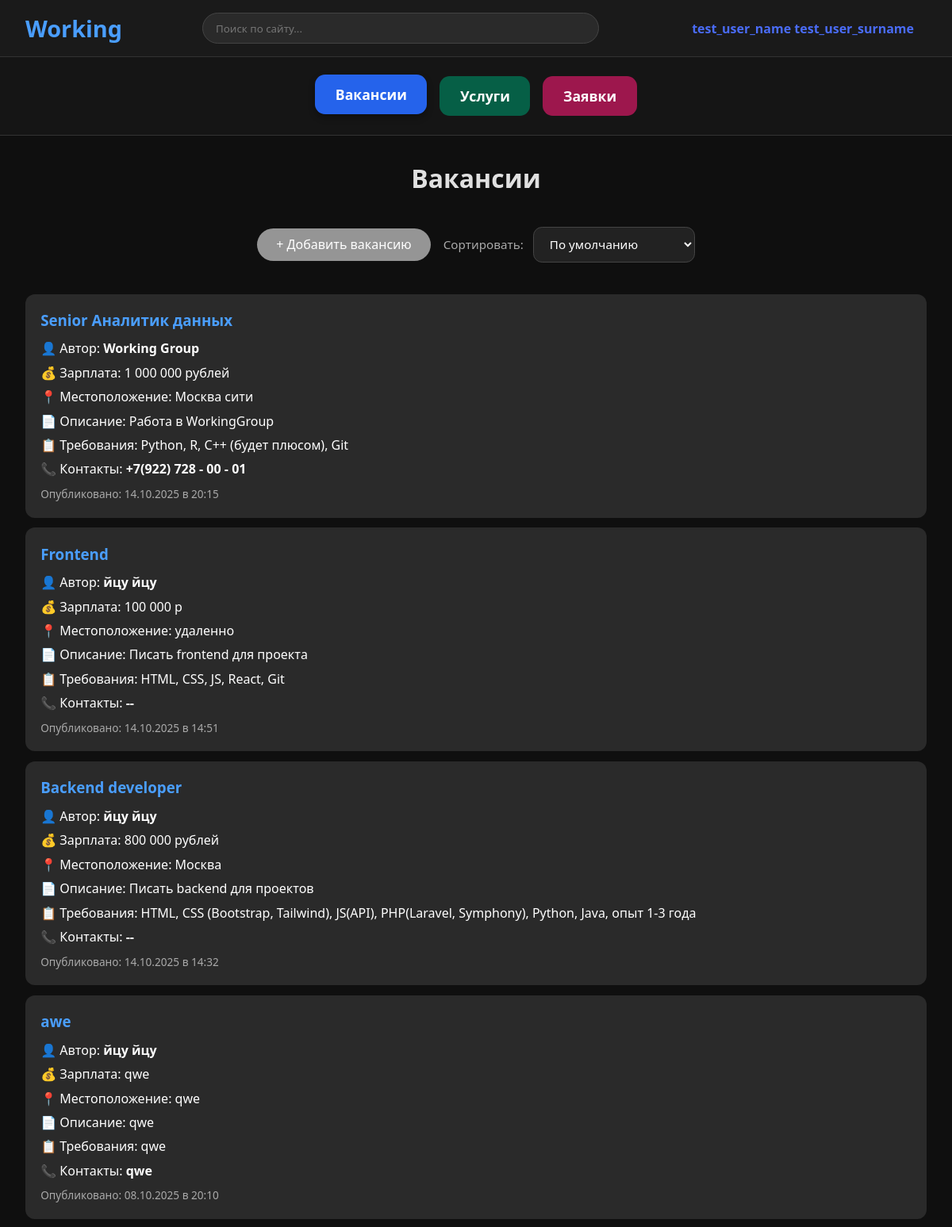
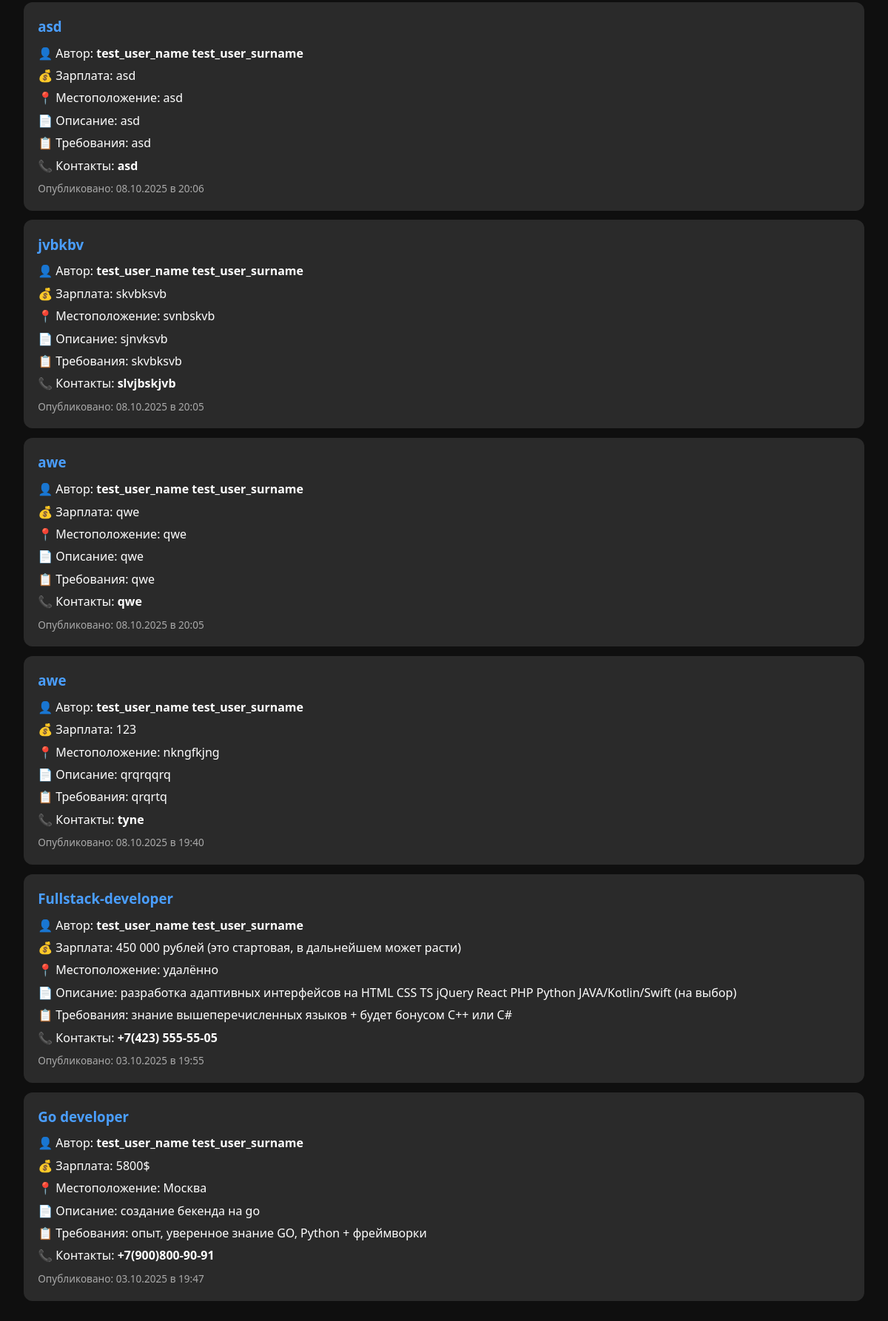
Page /src/pages/main/main.php (signed in) on the committed database (2 pictures, top to bottom).
### tables this page shows
CREATE TABLE `users` (
  `id` int NOT NULL,
  `name` varchar(100) NOT NULL,
  `surname` varchar(100) NOT NULL,
  `patronymic` varchar(100) NOT NULL,
  `birth_date` date NOT NULL,
  `country` varchar(100) NOT NULL,
  `region` varchar(100) NOT NULL,
  `city` varchar(100) NOT NULL,
  `phone` varchar(20) NOT NULL,
  `email` varchar(150) NOT NULL,
  `password` varchar(255) NOT NULL,
  `created_at` timestamp NULL DEFAULT CURRENT_TIMESTAMP,
  `about` text,
  `skills` text,
  `direction` varchar(255) DEFAULT NULL,
  `role` varchar(255) DEFAULT NULL,
  `experience_years` tinyint UNSIGNED DEFAULT NULL,
  `linkedin` varchar(255) DEFAULT NULL,
  `telegram` varchar(255) DEFAULT NULL,
  `github` varchar(255) DEFAULT NULL
);

CREATE TABLE `vacancies` (
  `id` int NOT NULL,
  `title` varchar(255) NOT NULL,
  `created_at` datetime DEFAULT CURRENT_TIMESTAMP,
  `requirements` text,
  `salary` varchar(100) DEFAULT NULL,
  `creator_name` varchar(255) DEFAULT NULL,
  `user_id` int DEFAULT NULL,
  `description` text,
  `contacts` varchar(255) DEFAULT NULL,
  `location` varchar(255) DEFAULT NULL
);

### src/pages/main/main.php (the view, shortened to what this page needs)
<?php
$exchangeRates = [
    'USD' => 1.0,
    'RUB' => 0.011,
    'EUR' => 1.07,
    'GBP' => 1.27,
    'CNY' => 0.14,
    'TRY' => 0.03,
    'KZT' => 0.0021,
    'UAH' => 0.024,
    'BYN' => 0.30,
];
function normalizeToUSD($priceStr, $rates) {
    if (empty($priceStr)) return 0.0;
    $priceStr = trim($priceStr);
    $number = (float) preg_replace('/[^\d.,]/', '', str_replace(',', '.', $priceStr));
    if ($number <= 0) return 0.0;
    if (preg_match('/[₽р]{1,2}/iu', $priceStr)) return $number * $rates['RUB'];
    if (preg_match('/[\$]/', $priceStr)) return $number * $rates['USD'];
    return $number * $rates['RUB'];
}
$host = 'localhost';
$dbname = 'working';
$username = 'root';
$password = 'root';
try {
    $pdo = new PDO("mysql:host=$host;dbname=$dbname;charset=utf8", $username, $password);
    $pdo->setAttribute(PDO::ATTR_ERRMODE, PDO::ERRMODE_EXCEPTION);
} catch (PDOException $e) {
    die("Ошибка подключения к БД: " . htmlspecialchars($e->getMessage(), ENT_QUOTES, 'UTF-8'));
}
$is_logged_in = isset($_SESSION['user_id']);
$user_id = $_SESSION['user_id'] ?? null;
$vacancies = [];
try {
    $stmt = $pdo->query("
        SELECT
            title,
            description,
            requirements,
            salary,
            location,
            contacts,
            creator_name,
            created_at
        FROM vacancies
        ORDER BY id DESC
    ");
    $vacancies = $stmt->fetchAll(PDO::FETCH_ASSOC);
} catch (PDOException $e) {
    error_log("Ошибка БД: " . $e->getMessage());
    $vacancies = [];
    $services = [];
    $requests = [];
}
?>
<!DOCTYPE html>
<html lang="ru">
<head>
</head>
<body>
<header>
    <a href="main.php" class="logo">Working</a>
    <div class="search-box">
        <input type="text" id="search-input" placeholder="Поиск по сайту...">
    </div>
    <?php if ($is_logged_in): ?>
        <?php
        $user_name = 'Гость';
        if ($user_id) {
            try {
                $stmt = $pdo->prepare("SELECT name, surname FROM users WHERE id = ?");
                $stmt->execute([$user_id]);
                $user = $stmt->fetch(PDO::FETCH_ASSOC);
                if ($user) {
                    $user_name = htmlspecialchars($user['name'] . ' ' . $user['surname'], ENT_QUOTES, 'UTF-8');
                }
            } catch (PDOException $e) {
            }
        }
        ?>
        <div class="user-menu">
            <button class="profile-btn"><?= $user_name ?></button>
        </div>
    <?php else: ?>
        <a href="../login/login.php" class="profile-link">Войти</a>
    <?php endif; ?>
</header>
<div class="theme-buttons">
    <button class="theme-btn vacancies active" data-theme="vacancies">Вакансии</button>
    <button class="theme-btn services" data-theme="services">Услуги</button>
    <?php if ($is_logged_in): ?>
        <button class="theme-btn requests" data-theme="requests">Заявки</button>
    <?php endif; ?>
</div>
<div class="content-area">
    <div class="theme-content active" id="vacancies-content">
        <div class="theme-header">
            <h2>Вакансии</h2>
            <div class="actions">
                <?php if ($is_logged_in): ?>
                    <a href="../../modules/add/add-vacancies.php">+ Добавить вакансию</a>
                <?php endif; ?>
                <div class="filters">
                    <label for="vacancies-sort">Сортировать:</label>
                    <select id="vacancies-sort">
                        <option value="default">По умолчанию</option>
                    </select>
                </div>
            </div>
        </div>
        <ul>
            <?php if (!empty($vacancies)): ?>
                <?php foreach ($vacancies as $v): ?>
                    <?php $usd = normalizeToUSD($v['salary'] ?? '', $exchangeRates); ?>
                    <li data-salary-usd="<?= number_format($usd, 2, '.', '') ?>"
                        data-date="<?= strtotime($v['created_at'] ?? 'now') ?>">
                        <h3><?= htmlspecialchars($v['title'] ?? '', ENT_QUOTES, 'UTF-8') ?></h3>
                        <?php if (!empty($v['creator_name'])): ?>
                            <p>👤 Автор: <strong><?= htmlspecialchars($v['creator_name'], ENT_QUOTES, 'UTF-8') ?></strong></p>
                        <?php endif; ?>
                        <?php if (!empty($v['salary'])): ?>
                            <p>💰 Зарплата: <?= htmlspecialchars($v['salary'], ENT_QUOTES, 'UTF-8') ?></p>
                        <?php endif; ?>
                        <?php if (!empty($v['location'])): ?>
                            <p>📍 Местоположение: <?= htmlspecialchars($v['location'], ENT_QUOTES, 'UTF-8') ?></p>
                        <?php endif; ?>
                        <?php if (!empty($v['description'])): ?>
                            <p>📄 Описание:
<?= nl2br(htmlspecialchars($v['description'], ENT_QUOTES, 'UTF-8')) ?></p>
                        <?php endif; ?>
                        <?php if (!empty($v['requirements'])): ?>
                            <p>📋 Требования:
<?= nl2br(htmlspecialchars($v['requirements'], ENT_QUOTES, 'UTF-8')) ?></p>
                        <?php endif; ?>
                        <?php if (!empty($v['contacts'])): ?>
                            <p>📞 Контакты: <strong><?= htmlspecialchars($v['contacts'], ENT_QUOTES, 'UTF-8') ?></strong></p>
                        <?php endif; ?>
                        <?php if (!empty($v['created_at'])): ?>
                            <small>Опубликовано: <?= date('d.m.Y в H:i', strtotime($v['created_at'])) ?></small>
                        <?php endif; ?>
                    </li>
                <?php endforeach; ?>
            <?php else: ?>
                <li class="not">Нет доступных вакансий</li>
            <?php endif; ?>
        </ul>
    </div>
</div>
</body>
</html>

### src/pages/main/main.php (style rules this page uses)
* { margin: 0; padding: 0; box-sizing: border-box; font-family: 'Segoe UI', Tahoma, Geneva, Verdana, sans-serif; }
body { background: #0f0f0f; color: white; min-height: 100vh; }
header { display: flex; justify-content: space-between; align-items: center; padding: 1rem 2rem; background: #1a1a1a; border-bottom: 1px solid #333; }
.logo { font-size: 1.8rem; font-weight: bold; color: #4a9eff; text-decoration: none; }
.search-box { flex: 1; max-width: 500px; margin: 0 2rem; }
.search-box input { width: 100%; padding: 0.6rem 1rem; border-radius: 2rem; border: 1px solid #444; background: #2a2a2a; color: white; }
.user-menu { position: relative; display: flex; align-items: center; }
.profile-btn { background: none; border: none; color: #4a6cf7; font-weight: 600; font-size: 1rem; cursor: pointer; padding: 0.5rem 1rem; border-radius: 6px; transition: background 0.2s; }
.theme-buttons { display: flex; justify-content: center; gap: 1rem; padding: 1.5rem; flex-wrap: wrap; background: #151515; border-bottom: 1px solid #333; }
.theme-btn { padding: 0.8rem 1.6rem; font-size: 1.1rem; font-weight: 600; border: none; border-radius: 0.8rem; background: #2a2a2a; color: white; cursor: pointer; transition: all 0.2s; }
.theme-btn.active { background: #4a6cf7; transform: translateY(-2px); box-shadow: 0 4px 8px rgba(0,0,0,0.3); }
.theme-btn.vacancies { background: #1e40af; }
.theme-btn.services { background: #065f46; }
.theme-btn.requests { background: #9d174d; }
.theme-btn.vacancies.active { background: #2563eb; }
.content-area { padding: 2rem; min-height: calc(100vh - 200px); }
.theme-content { display: none; text-align: left; }
.theme-content.active { display: block; animation: fadeIn 0.3s ease; }
.theme-header { margin-bottom: 1.5rem; text-align: center; display: flex; flex-direction: column; align-items: center; }
.theme-header h2 { font-size: 2rem; color: #e0e0e0; margin-bottom: 1rem; }
.theme-header .actions { display: flex; gap: 1rem; margin-top: 0.5rem; flex-wrap: wrap; justify-content: center; align-items: center; }
.theme-header a { padding: 0.6rem 1.5rem; border-radius: 30px; background-color: #959595; text-decoration: none; color: white; font-size: 1rem; white-space: nowrap; }
.filters { display: flex; gap: 12px; margin: 1rem 0; flex-wrap: wrap; justify-content: center; align-items: center; }
.filters label { color: #aaa; font-size: 0.95rem; }
.filters select { padding: 0.65rem 1rem; border-radius: 0.7rem; background: #222; color: white; border: 1px solid #444; font-size: 0.95rem; min-width: 180px; cursor: pointer; transition: border-color 0.2s, box-shadow 0.2s; }
ul { list-style: none; padding: 0; margin: 0; }
li { background: #2a2a2a; margin: 0.8rem 0; padding: 1.2rem; border-radius: 12px; line-height: 1.5; transition: transform 0.2s, box-shadow 0.2s; }
li h3 { margin-bottom: 0.6rem; color: #4a9eff; }
li p { margin: 0.4rem 0; }
li small { display: block; color: #aaa; font-size: 0.85rem; margin-top: 0.6rem; }

### rows in the picture
users: user_name "test_user_name test_user_surname"
vacancies: title "Senior Аналитик данных", creator_name "Working Group", salary "1 000 000 рублей", location "Москва сити", description "Работа в WorkingGroup", requirements "Python, R, C++ (будет плюсом), Git", contacts "+7(922) 728 - 00 - 01", created_at "14.10.2025 в 20:15"
vacancies: title "Frontend", creator_name "йцу йцу", salary "100 000 р", location "удаленно", description "Писать frontend для проекта", requirements "HTML, CSS, JS, React, Git", contacts "--", created_at "14.10.2025 в 14:51"
vacancies: title "Backend developer", creator_name "йцу йцу", salary "800 000 рублей", location "Москва", description "Писать backend для проектов", requirements "HTML, CSS (Bootstrap, Tailwind), JS(API), PHP(Laravel, Symphony), Python, Java, опыт 1-3 года", contacts "--", created_at "14.10.2025 в 14:32"
vacancies: title "awe", creator_name "йцу йцу", salary "qwe", location "qwe", description "qwe", requirements "qwe", contacts "qwe", created_at "08.10.2025 в 20:10"
vacancies: title "asd", creator_name "test_user_name test_user_surname", salary "asd", location "asd", description "asd", requirements "asd", contacts "asd", created_at "08.10.2025 в 20:06"
vacancies: title "jvbkbv", creator_name "test_user_name test_user_surname", salary "skvbksvb", location "svnbskvb", description "sjnvksvb", requirements "skvbksvb", contacts "slvjbskjvb", created_at "08.10.2025 в 20:05"
vacancies: title "awe", creator_name "test_user_name test_user_surname", salary "qwe", location "qwe", description "qwe", requirements "qwe", contacts "qwe", created_at "08.10.2025 в 20:05"
vacancies: title "awe", creator_name "test_user_name test_user_surname", salary "123", location "nkngfkjng", description "qrqrqqrq", requirements "qrqrtq", contacts "tyne", created_at "08.10.2025 в 19:40"
vacancies: title "Fullstack-developer", creator_name "test_user_name test_user_surname", salary "450 000 рублей (это стартовая, в дальнейшем может расти)", location "удалённо", description "разработка адаптивных интерфейсов на HTML CSS TS jQuery React PHP Python JAVA/Kotlin/Swift (на выбор)", requirements "знание вышеперечисленных языков + будет бонусом C++ или С#", contacts "+7(423) 555-55-05", created_at "03.10.2025 в 19:55"
vacancies: title "Go developer", creator_name "test_user_name test_user_surname", salary "5800$", location "Москва", description "создание бекенда на go", requirements "опыт, уверенное знание GO, Python + фреймворки", contacts "+7(900)800-90-91", created_at "03.10.2025 в 19:47"
